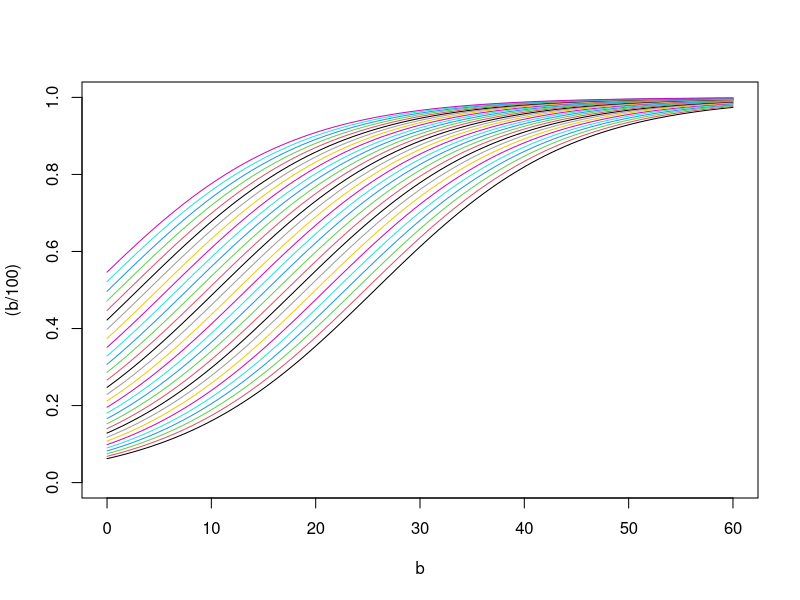
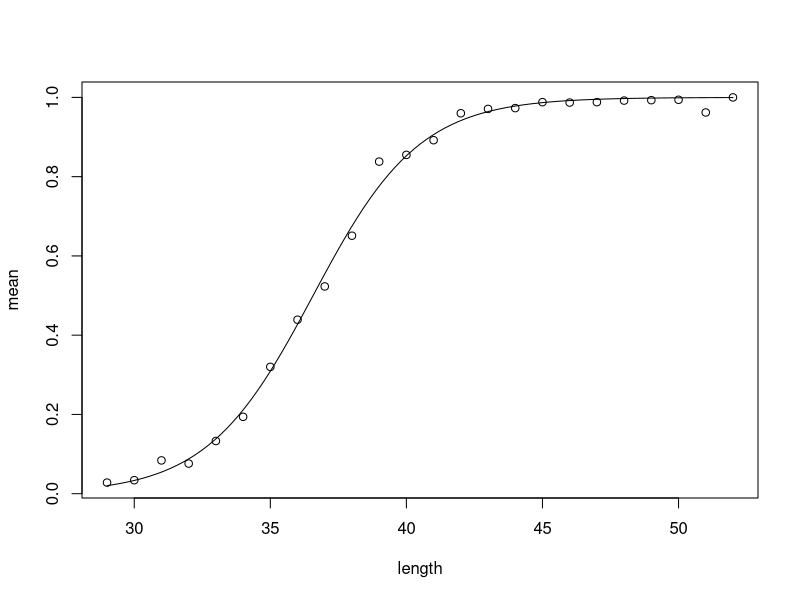

Here is the R script that generated these plots, in order:
# this is to find maturity parameters from actual data

library(dplyr)

# define the continuous maturity function
m <- function(alpha, l50, beta, a50, l, a) {
    1 / (1 + exp(((-alpha)*(l - l50)) - (beta*(a - a50))))
}

# params from gadget optimization run
alpha <- 0.001 * 105.68825
l50 <- 20

# plot curves to understand function
b <- 1:60
plot((b/100) ~ b, type='n', xlim=c(0,60), ylim=c(0,1))
for (i in 1:30) {
    curve(m(alpha, l50, 0.1, 7, x, a = i), add=T, col=i)
}

# maturity data taken from Magnusson 1996
length <- 29:52
male.gss <- c(0.028,0.034,0.084,0.076,0.133,0.194,0.32,0.439,0.523,0.651,0.838,
              0.855,0.892,0.960,0.971,0.973,0.988,0.987,0.988,0.992,0.993,0.994,0.962,1)
female.gss <- c(0,0,0,0.011,0.026,0.072,0.120,0.251,0.379,0.536,0.656,0.778,0.896,
                0.970,0.980,0.997,0.991,0.990,0.990,0.989,0.997,1,1,1)
gss <- data.frame(length, male = male.gss, female = female.gss)
gss <- gss %>% group_by(length) %>% summarize(mean = mean(male, female))
plot(mean ~ length, data=gss)
curve(m(0.51217145, 36.5713934, 0, 0, x, 0), add=T) # params taken from sse below

# function to take sse from maturity function on above data
m.sse <- function(params) {
    alpha = params[1]
    l50 = params[2]
    beta = params[3] 
    a50 = params[4] 
    m.predict = m(alpha, l50, beta, a50, gss$length, 0);
    sse <- sum((gss$mean - m.predict)^2)
    return(sse)
}
nlm(m.sse, c(0.11, 30, 0, 0))



